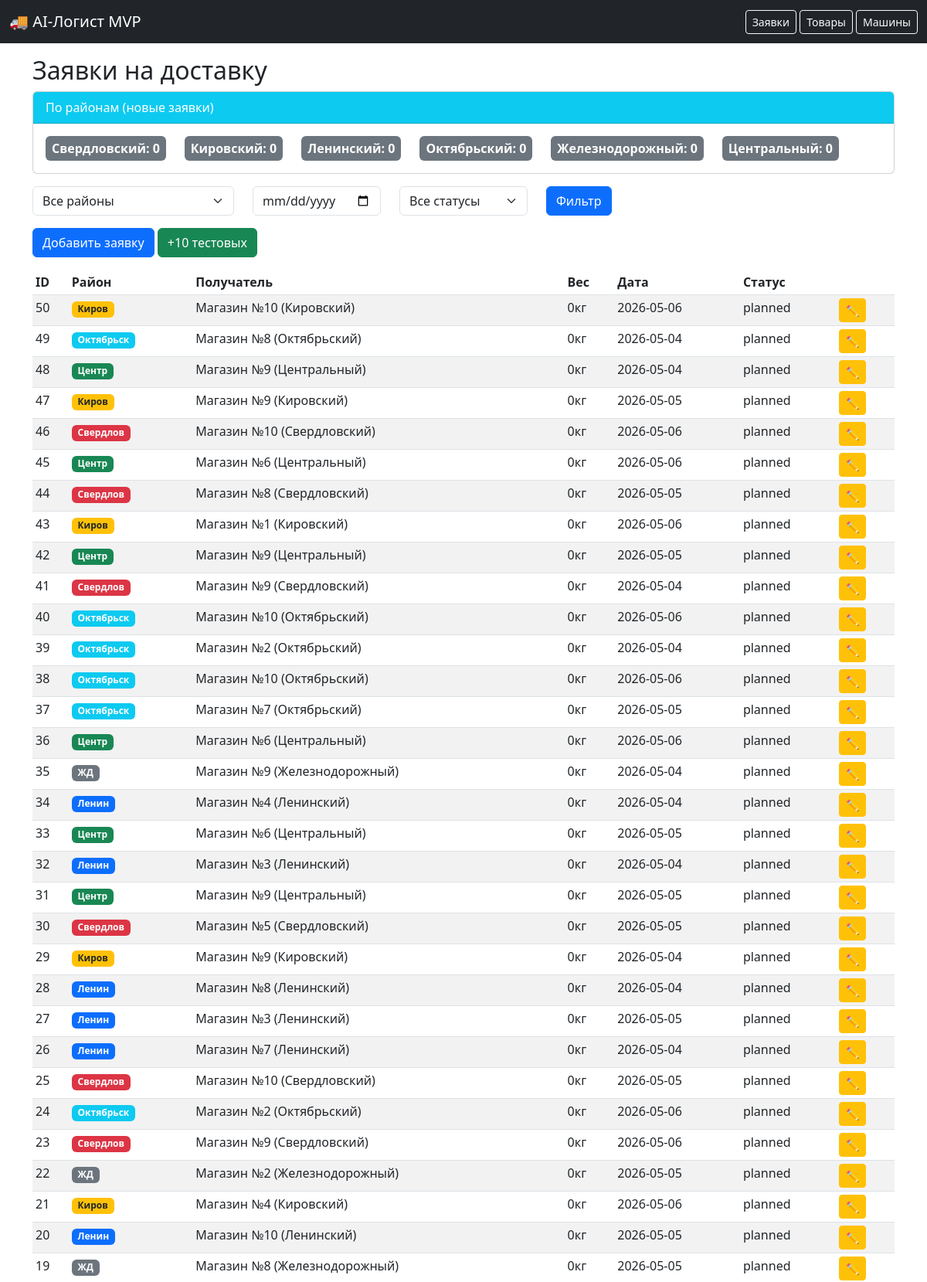
The app's page /requests (upper part) with its own data.
### models.py (models this page shows)
class OrderRequest(db.Model):
    id = db.Column(db.Integer, primary_key=True)
    sender_name = db.Column(db.String(100))
    sender_address = db.Column(db.String(255))
    sender_lat = db.Column(db.Float)
    sender_lon = db.Column(db.Float)
    receiver_name = db.Column(db.String(100))
    receiver_address = db.Column(db.String(255))
    receiver_lat = db.Column(db.Float)
    receiver_lon = db.Column(db.Float)
    delivery_date = db.Column(db.String(20))
    status = db.Column(db.String(20), default='new')
    route_id = db.Column(db.Integer, db.ForeignKey('route.id'), nullable=True)
    items = db.relationship('RequestItem', backref='order', lazy=True)

### app.py (the view)
@app.route('/requests')
def list_requests():
    district = request.args.get('district', '')
    date = request.args.get('date', '')
    status = request.args.get('status', '')
    query = OrderRequest.query
    if district:
        query = query.filter(OrderRequest.receiver_name.like(f'%{district}%'))
    if date:
        query = query.filter(OrderRequest.delivery_date == date)
    if status:
        query = query.filter(OrderRequest.status == status)
    all_req = query.order_by(OrderRequest.id.desc()).all()
    stats = {}
    for d in ['Свердловский', 'Кировский', 'Ленинский', 'Октябрьский', 'Железнодорожный', 'Центральный']:
        stats[d] = OrderRequest.query.filter(
            OrderRequest.receiver_name.like(f'%{d}%'),
            OrderRequest.status == 'new'
        ).count()
    return render_template('requests.html', requests=all_req, stats=stats,
                     current_district=district, current_date=date, current_status=status)

### templates/requests.html (shortened to what this page needs)
{% extends "base.html" %}
{% block content %}
<h2>Заявки на доставку</h2>
<div class="row mb-3">
  <div class="col-12">
    <div class="card">
      <div class="card-header bg-info text-white">По районам (новые заявки)</div>
      <div class="card-body">
        <div class="row">
          {% for district, count in stats.items() %}
          <div class="col-auto">
            <span class="badge bg-{{ 'success' if count > 0 else 'secondary' }}" style="font-size: 1em; padding: 0.5em;">
              {{ district }}: <strong>{{ count }}</strong>
            </span>
          </div>
          {% endfor %}
        </div>
      </div>
    </div>
  </div>
</div>
<form method="get" class="row mb-3">
  <div class="col-md-3">
    <select name="district" class="form-select">
      <option value="">Все районы</option>
    </select>
  </div>
  <div class="col-md-2">
    <input type="date" name="date" class="form-control" value="{{ current_date }}">
  </div>
  <div class="col-md-2">
    <select name="status" class="form-select">
      <option value="">Все статусы</option>
    </select>
  </div>
  <div class="col-md-2">
    <button type="submit" class="btn btn-primary">Фильтр</button>
  </div>
</form>
<div class="mb-3">
  <a href="/request/new" class="btn btn-primary">Добавить заявку</a>
  <form action="/requests/generate" method="post" style="display: inline;">
    <button type="submit" class="btn btn-success">+10 тестовых</button>
  </form>
</div>
<table class="table table-striped table-sm">
  <thead>
    <tr><th>ID</th><th>Район</th><th>Получатель</th><th>Вес</th><th>Дата</th><th>Статус</th><th></th></tr>
  </thead>
  <tbody>
    {% for r in requests %}
    {% set items_count = r.items|length %}
    {% set total_weight = 0 %}
    {% for i in r.items %}
    {% set total_weight = total_weight + i.total_weight %}
    {% endfor %}
    <tr>
      <td>{{ r.id }}</td>
      <td>
        {% if 'Свердловский' in r.receiver_name %}<span class="badge bg-danger">Свердлов</span>
        {% elif 'Кировский' in r.receiver_name %}<span class="badge bg-warning text-dark">Киров</span>
        {% elif 'Ленинский' in r.receiver_name %}<span class="badge bg-primary">Ленин</span>
        {% elif 'Октябрьский' in r.receiver_name %}<span class="badge bg-info">Октябрьск</span>
        {% elif 'Железнодорожный' in r.receiver_name %}<span class="badge bg-secondary">ЖД</span>
        {% elif 'Центральный' in r.receiver_name %}<span class="badge bg-success">Центр</span>
        {% else %}-{% endif %}
      </td>
      <td>{{ r.receiver_name|truncate(30) }}</td>
      <td>{{ "%.0f"|format(total_weight) }}кг</td>
      <td>{{ r.delivery_date }}</td>
      <td>{{ r.status }}</td>
      <td>
        <a href="/request/{{ r.id }}/edit" class="btn btn-sm btn-warning">✏️</a>
      </td>
    </tr>
    {% endfor %}
  </tbody>
</table>
{% endblock %}

### records on screen
OrderRequest: id "50", shows "Киров", receiver_name "Магазин №10 (Кировский)", total_weight "0", delivery_date "2026-05-06", status "planned"
OrderRequest: id "49", shows "Октябрьск", receiver_name "Магазин №8 (Октябрьский)", total_weight "0", delivery_date "2026-05-04", status "planned"
OrderRequest: id "48", shows "Центр", receiver_name "Магазин №9 (Центральный)", total_weight "0", delivery_date "2026-05-04", status "planned"
OrderRequest: id "47", shows "Киров", receiver_name "Магазин №9 (Кировский)", total_weight "0", delivery_date "2026-05-05", status "planned"
OrderRequest: id "46", shows "Свердлов", receiver_name "Магазин №10 (Свердловский)", total_weight "0", delivery_date "2026-05-06", status "planned"
OrderRequest: id "45", shows "Центр", receiver_name "Магазин №6 (Центральный)", total_weight "0", delivery_date "2026-05-06", status "planned"
OrderRequest: id "44", shows "Свердлов", receiver_name "Магазин №8 (Свердловский)", total_weight "0", delivery_date "2026-05-05", status "planned"
OrderRequest: id "43", shows "Киров", receiver_name "Магазин №1 (Кировский)", total_weight "0", delivery_date "2026-05-06", status "planned"
OrderRequest: id "42", shows "Центр", receiver_name "Магазин №9 (Центральный)", total_weight "0", delivery_date "2026-05-05", status "planned"
OrderRequest: id "41", shows "Свердлов", receiver_name "Магазин №9 (Свердловский)", total_weight "0", delivery_date "2026-05-04", status "planned"
OrderRequest: id "40", shows "Октябрьск", receiver_name "Магазин №10 (Октябрьский)", total_weight "0", delivery_date "2026-05-06", status "planned"
OrderRequest: id "39", shows "Октябрьск", receiver_name "Магазин №2 (Октябрьский)", total_weight "0", delivery_date "2026-05-04", status "planned"
OrderRequest: id "38", shows "Октябрьск", receiver_name "Магазин №10 (Октябрьский)", total_weight "0", delivery_date "2026-05-06", status "planned"
OrderRequest: id "37", shows "Октябрьск", receiver_name "Магазин №7 (Октябрьский)", total_weight "0", delivery_date "2026-05-05", status "planned"
OrderRequest: id "36", shows "Центр", receiver_name "Магазин №6 (Центральный)", total_weight "0", delivery_date "2026-05-06", status "planned"
OrderRequest: id "35", shows "ЖД", receiver_name "Магазин №9 (Железнодорожный)", total_weight "0", delivery_date "2026-05-04", status "planned"
OrderRequest: id "34", shows "Ленин", receiver_name "Магазин №4 (Ленинский)", total_weight "0", delivery_date "2026-05-04", status "planned"
OrderRequest: id "33", shows "Центр", receiver_name "Магазин №6 (Центральный)", total_weight "0", delivery_date "2026-05-05", status "planned"
OrderRequest: id "32", shows "Ленин", receiver_name "Магазин №3 (Ленинский)", total_weight "0", delivery_date "2026-05-04", status "planned"
OrderRequest: id "31", shows "Центр", receiver_name "Магазин №9 (Центральный)", total_weight "0", delivery_date "2026-05-05", status "planned"
OrderRequest: id "30", shows "Свердлов", receiver_name "Магазин №5 (Свердловский)", total_weight "0", delivery_date "2026-05-05", status "planned"
OrderRequest: id "29", shows "Киров", receiver_name "Магазин №9 (Кировский)", total_weight "0", delivery_date "2026-05-04", status "planned"
OrderRequest: id "28", shows "Ленин", receiver_name "Магазин №8 (Ленинский)", total_weight "0", delivery_date "2026-05-04", status "planned"
OrderRequest: id "27", shows "Ленин", receiver_name "Магазин №3 (Ленинский)", total_weight "0", delivery_date "2026-05-05", status "planned"
OrderRequest: id "26", shows "Ленин", receiver_name "Магазин №7 (Ленинский)", total_weight "0", delivery_date "2026-05-04", status "planned"
OrderRequest: id "25", shows "Свердлов", receiver_name "Магазин №10 (Свердловский)", total_weight "0", delivery_date "2026-05-05", status "planned"
OrderRequest: id "24", shows "Октябрьск", receiver_name "Магазин №2 (Октябрьский)", total_weight "0", delivery_date "2026-05-06", status "planned"
OrderRequest: id "23", shows "Свердлов", receiver_name "Магазин №9 (Свердловский)", total_weight "0", delivery_date "2026-05-06", status "planned"
OrderRequest: id "22", shows "ЖД", receiver_name "Магазин №2 (Железнодорожный)", total_weight "0", delivery_date "2026-05-05", status "planned"
OrderRequest: id "21", shows "Киров", receiver_name "Магазин №4 (Кировский)", total_weight "0", delivery_date "2026-05-06", status "planned"
OrderRequest: id "20", shows "Ленин", receiver_name "Магазин №10 (Ленинский)", total_weight "0", delivery_date "2026-05-05", status "planned"
OrderRequest: id "19", shows "ЖД", receiver_name "Магазин №8 (Железнодорожный)", total_weight "0", delivery_date "2026-05-05", status "planned"

### other values on screen
{{ district }} "Свердловский" "Кировский" "Ленинский" "Октябрьский" "Железнодорожный" "Центральный"
{{ count }} "0" "0" "0" "0" "0" "0"
